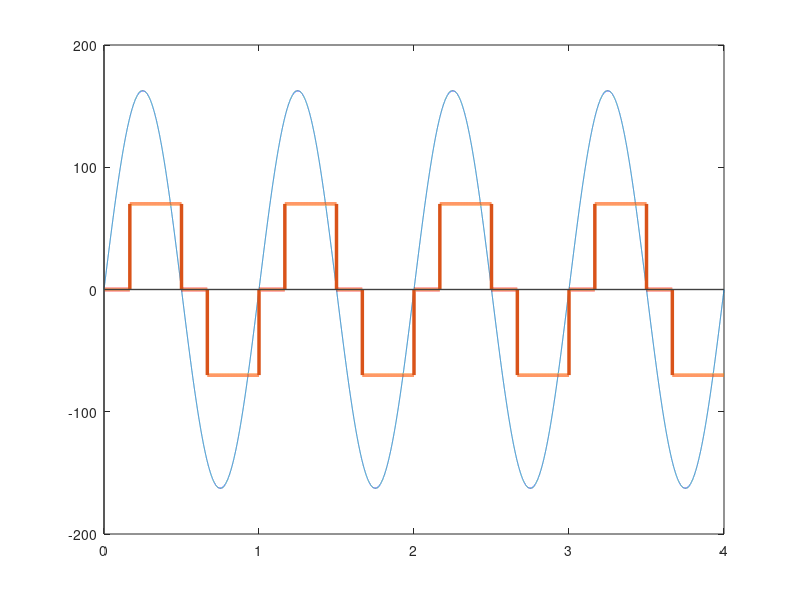
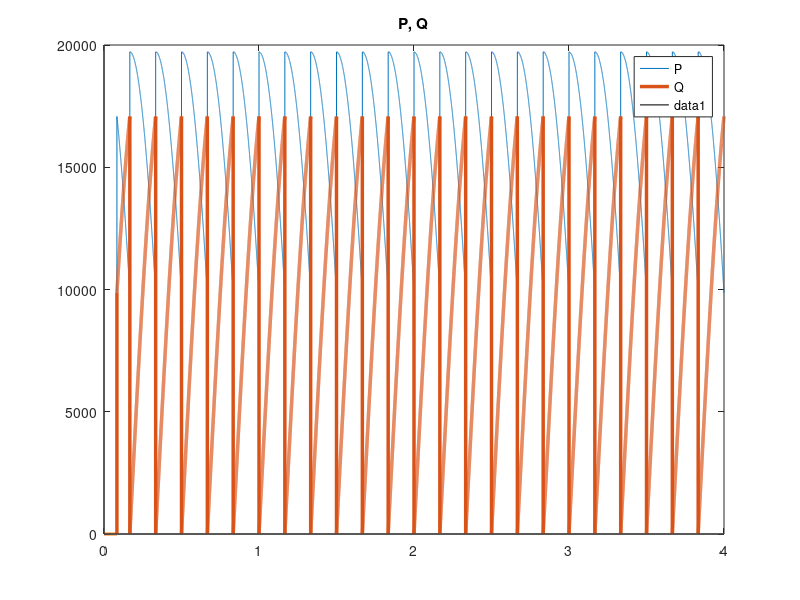
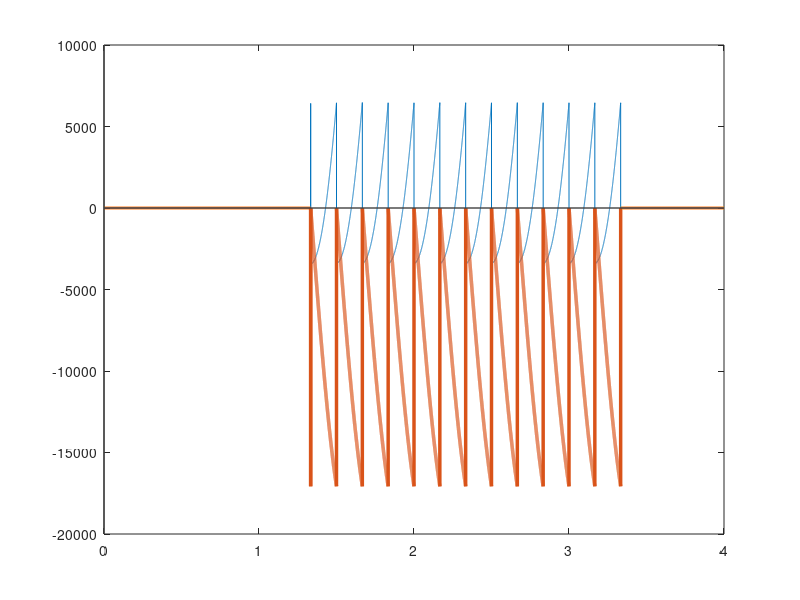
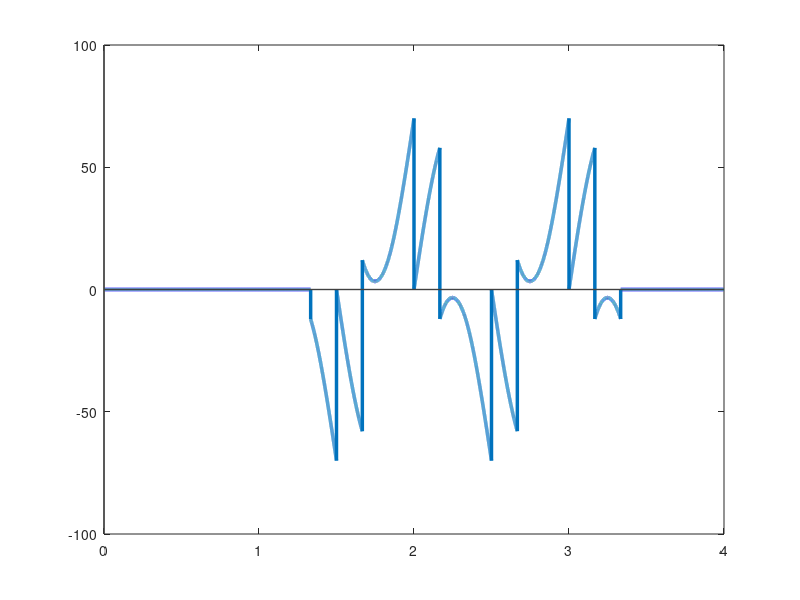

Recreate these plots in MATLAB, in order.
clear all 
close all 
clc

f = 1;
T = 4;
vp = 115*sqrt(2);
ip = 70;
t = linspace(0,T/f,50000);
Ts = t(end)/length(t);

va = vp*sin(2*pi*f*t);
vb = vp*sin(2*pi*f*t-2*pi/3);
vc = vp*sin(2*pi*f*t+2*pi/3);
sft = pi/6;

% figure(1)
% plot(t,va,t,vb,t,vc)

ia = zeros(1,length(t));
ib = zeros(1,length(t));
ic = zeros(1,length(t));

ia(find(va>=vb&va>vc)+round(sft*round(length(t)/T)/(2*pi)))=ip;
ia(find(va<vb&va<=vc)+round(sft*round(length(t)/T)/(2*pi)))=-ip;
ib(find(vb>=va&vb>vc)+round(sft*round(length(t)/T)/(2*pi)))=ip;
ib(find(vb<va&vb<=vc)+round(sft*round(length(t)/T)/(2*pi)))=-ip;
ic(find(vc>=va&vc>vb)+round(sft*round(length(t)/T)/(2*pi)))=ip;
ic(find(vc<va&vc<=vb)+round(sft*round(length(t)/T)/(2*pi)))=-ip;

ia(length(t)+1:length(ia))=[];
ib(length(t)+1:length(ib))=[];
ic(length(t)+1:length(ic))=[];


% ia(1:length(ia)/2)=0;
% ib(1:length(ib)/2)=0;
% ic(1:length(ic)/2)=0;

figure(1)
plot(t,va,t,ia,'LineWidth',2.5);
lh = line([0 0 NaN xlim],[ylim NaN 0 0 ]);
set(lh,'Color',[.25 .25 .25],'LineStyle','-','LineWidth',1);

%% Clarke Transformation

V0 = sqrt(2/3)*((1/sqrt(2)*va + 1/sqrt(2)*vb + 1/sqrt(2)*vc));
Valpha = sqrt(2/3)*(1*va - 1/2*vb - 1/2*vc);
Vbeta = sqrt(2/3)*(0*va + sqrt(3)/2*vb - sqrt(3)/2*vc);

I0 = sqrt(2/3)*(1/sqrt(2)*ia + 1/sqrt(2)*ib + 1/sqrt(2)*ic);
Ialpha = sqrt(2/3)*(1*ia - 1/2*ib - 1/2*ic);
Ibeta = sqrt(2/3)*(0*ia + sqrt(3)/2*ib - sqrt(3)/2*ic);

% figure;
% plot(t,V0,t,Valpha,t,Vbeta); title('V_0, V_{\alpha}, V_{\beta}');legend('V_0','V_{\alpha}','V_{\beta}');
% figure;
% plot(t,I0,t,Ialpha,t,Ibeta);title('I_0, I_{\alpha}, I_{\beta}');legend('I_0','I_{\alpha}','I_{\beta}');

%% P-Q theory

P0 = V0.*I0;
P = Valpha.*Ialpha + Vbeta.*Ibeta;
Q = Vbeta.*Ialpha - Valpha.*Ibeta;

figure;
plot(t,P,t,Q,'LineWidth',2.5);title('P, Q');legend('P','Q');
lh = line([0 0 NaN xlim],[ylim NaN 0 0 ]);
set(lh,'Color',[.25 .25 .25],'LineStyle','-','LineWidth',1);
% P = Valpha.*Ialpha+Vbeta.*Ibeta+V0.*I0;
% qalpha = Vbeta.*I0-V0.*Ibeta;
% qbeta = V0.*Ialpha-Valpha.*I0;
% q0 = -Valpha.*Ibeta-Vbeta.*Ialpha;

%% Filtering

f = 2;
% fsample = 1/2e-7;
fsample = 1/Ts;

[b,a] = butter(4,f/(fsample/2),'low');

Pbar = filter(b,a,P);

%% Power Selection
% P = Pbar+Ptil
% Pbar = Potencia ativa;

Ptil = P-Pbar;

Ptil(1:length(Ptil)*1/3)=0;
Ptil(length(Ptil)*5/6:length(Ptil)) = 0;
Q(1:length(Q)*1/3)=0;
Q(length(Q)*5/6:length(Q)) = 0;
 
% figure;
% plot(t,Pbar,t,Ptil,t,P);legend('Pbar','Ptil','P');

figure(3);
plot(t,-Ptil,t,-Q,'LineWidth',2.5);
lh = line([0 0 NaN xlim],[ylim NaN 0 0 ]);
set(lh,'Color',[.25 .25 .25],'LineStyle','-','LineWidth',1);
%%  Current Correction

% I0_p = -P0./V0;
Ialpha_p = 1./(Valpha.^2+Vbeta.^2).*(-Valpha.*Ptil - Vbeta.*Q);
Ibeta_p = 1./(Valpha.^2+Vbeta.^2).*(-Vbeta.*Ptil + Valpha.*Q);

% Vab0quad = Valpha.^2+Vbeta.^2+V0.^2;

% Ialpha_p = 1./Vab0quad.*(Valpha.*-Ptil+V0.*-qbeta-Vbeta.*-q0);
% Ibeta_p = 1./Vab0quad.*(Vbeta.*-Ptil-V0.*-qalpha+Valpha.*-q0);
% I0_p = 1./Vab0quad.*(V0.*-Ptil+Vbeta.*-qalpha-Valpha.*-qbeta);
% figure;
% plot(t,Ialpha_p,t,Ibeta_p);


%% Inverse Clarke Transformation

% Ia_p = sqrt(2/3)*(1/sqrt(2)*I0_p + Ialpha_p);
% Ib_p = sqrt(2/3)*(1/sqrt(2)*I0_p - 1/2*Ialpha_p + sqrt(3)/2*Ibeta_p);
% Ic_p = sqrt(2/3)*(1/sqrt(2)*I0_p - 1/2.*Ialpha_p - sqrt(3)/2.*Ibeta_p);

Ia_p = sqrt(2/3)*(Ialpha_p);
Ib_p = sqrt(2/3)*(- 1/2*Ialpha_p + sqrt(3)/2*Ibeta_p);
Ic_p = sqrt(2/3)*(- 1/2.*Ialpha_p - sqrt(3)/2.*Ibeta_p);

% figure;
% subplot(3,1,1);
% plot(t,Ia_p);legend('Ia_p');
% subplot(3,1,2);
% plot(t,ia);legend('ia');
% subplot(3,1,3);
% plot(t,ia+Ia_p);legend('ia+Ia_p');
figure(4)
plot(t,Ia_p,'LineWidth',2.5);
lh = line([0 0 NaN xlim],[ylim NaN 0 0 ]);
set(lh,'Color',[.25 .25 .25],'LineStyle','-','LineWidth',1);
%% Active Filtering

Ia = ia+Ia_p;
Ib = ib+Ib_p;
Ic = ic+Ic_p;

% figure
% plot(t,Ia,t,Ib,t,Ic);

figure(5);
plot(t,Ia,'LineWidth',2.5)
lh = line([0 0 NaN xlim],[ylim NaN 0 0 ]);
set(lh,'Color',[.25 .25 .25],'LineStyle','-','LineWidth',1);

figure(6);
plot(t,va,t,Ia,'LineWidth',2.5);
lh = line([0 0 NaN xlim],[ylim NaN 0 0 ]);
set(lh,'Color',[.25 .25 .25],'LineStyle','-','LineWidth',1)
%% plots
% figure
% subplot(3,1,1);
% plot(t,Ia,t,va);
% subplot(3,1,2);
% plot(t,Ib,t,vb);
% subplot(3,1,3);
% plot(t,Ic,t,vc);
% 
% figure
% subplot(2,1,1);
% plot(t,va,t,vb,t,vc,t,ia,t,ib,t,ic);
% subplot(2,1,2);
% plot(t,va,t,vb,t,vc,t,ia,t,ib,t,ic);

